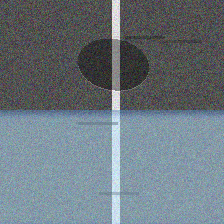
#> input picture services/evaluation/test_data/media_quality/mq-ambiguous-blend.png, 224 x 224 px
$ python -i embeddings.py   (imports and definitions only)
#> lines starting #> are read from the running program, lines starting #| are printed output that depends on the picture
"""Provider-agnostic embedding layer with a deterministic offline fallback.

Civitas never hard-codes a model provider. `TextEmbedder` / `ImageEmbedder`
are protocols; the shipped fallback (`HashNgramEmbedder`) is deterministic,
dependency-free and works offline so the engine is fully testable. Production
deployments plug in their own embedding service (e.g. sentence-transformers
or CLIP) via `ProviderEmbedder`.
"""

from __future__ import annotations

import math
import re
from collections import Counter
from collections.abc import Callable
from typing import Any, Protocol

from pydantic import BaseModel, Field

_TEXT_DIM = 512
_NGRAM_MIN = 2
_NGRAM_MAX = 3


class TextEmbedder(Protocol):
    def embed(self, text: str) -> list[float]: ...


class ImageEmbedder(Protocol):
    def embed(self, image_bytes: bytes) -> list[float]: ...


class EmbeddingProvider(Protocol):
    def embed_text(self, text: str) -> list[float]: ...
    def embed_image(self, image_bytes: bytes) -> list[float]: ...


# [33 lines left out: functions cosine_similarity, _stable_hash, _terms, not called in this run]


class HashNgramEmbedder:
    """Deterministic hashing TF embedding; no external dependencies."""

    def __init__(self, dimension: int = _TEXT_DIM) -> None:
        self.dimension = dimension

    # [11 lines left out: function embed, not called in this run]

    def embed_terms(self, terms: list[str]) -> list[float]:
        return self.embed(" ".join(terms))


class ProviderEmbedder:
    """Wraps an externally supplied embedding callable."""

    def __init__(self, embed_text: Callable[[str], list[float]], embed_image: Callable[[bytes], list[float]] | None = None) -> None:
        self._embed_text = embed_text
        self._embed_image = embed_image

    def embed_text(self, text: str) -> list[float]:
        return self._embed_text(text)

    # [4 lines left out: function embed_image, not called in this run]


# ---------------------------------------------------------------------------
# Phase 4: real image embeddings + per-report embedding sets.
# ---------------------------------------------------------------------------

# [10 lines that did not run here, left out]


# [17 lines that did not run here, left out]


# [107 lines that did not run here, left out]


_VISION_FEATURE_ORDER: tuple[str, ...] = (
    "laplacian_variance", "edge_density", "vertical_edge_ratio", "flow_edge_ratio",
    "flow_blue_ratio", "band_dark_ratio", "luminance_mean", "luminance_std",
    "saturation_mean", "saturation_std", "hue_variance", "blue_dominance",
    "green_dominance", "blue_smooth_share", "color_scatter", "bright_peak_mean",
    "bright_upper_share", "dark_lowtexture_share", "contrast_ratio",
)

# Feature-wise scale constants for the classical CV measurements, estimated as
# population standard deviations over the civitas synthetic benchmark set
# (5 incident categories x 8 seeds, 40 images). Without standardization the
# cosine between any two images is dominated by the highest-magnitude
# measurements (hue_variance ~1e3-1e4, color_scatter ~1e2) and visually
# different incidents score ~1.0. Known limitation: constants are fitted to
# the benchmark generation family, not to real-world photos.
_CLASSICAL_FEATURE_SCALES: dict[str, float] = {
    "laplacian_variance": 0.0027,
    "edge_density": 0.0347,
    "vertical_edge_ratio": 0.1008,
    "flow_edge_ratio": 0.1355,
    "flow_blue_ratio": 0.0159,
    "band_dark_ratio": 0.0136,
    "luminance_mean": 0.0757,
    "luminance_std": 0.0200,
    "saturation_mean": 0.0598,
    "saturation_std": 0.0436,
    "hue_variance": 2175.8325,
    "blue_dominance": 0.0609,
    "green_dominance": 0.0217,
    "blue_smooth_share": 0.2045,
    "color_scatter": 117.5489,
    "bright_peak_mean": 0.0672,
    "bright_upper_share": 0.2286,
    "dark_lowtexture_share": 0.2982,
    "contrast_ratio": 0.0535,
}


# [39 lines that did not run here, left out]

>>> import cv2
>>> picture = cv2.imread('../../../../services/evaluation/test_data/media_quality/mq-ambiguous-blend.png', cv2.IMREAD_GRAYSCALE)
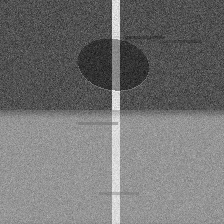
#> picture: shape (224, 224); min 20, max 247, mean 115.5
#> (the run stopped early here; a loop or call above may not have finished)

$ run again, on services/evaluation/test_data/media_quality/mq-valid-garbage.png
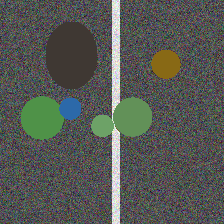
#> input picture services/evaluation/test_data/media_quality/mq-valid-garbage.png, 224 x 224 px
#> `picture = cv2.imread('../../../../services/evaluation/test_data/media_..`:
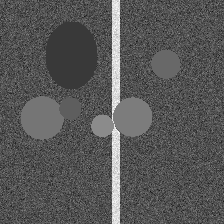
#> picture: shape (224, 224); min 10, max 255, mean 86.8

$ run again, on services/evaluation/test_data/media_quality/mq-valid-pothole.png
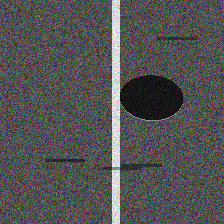
#> input picture services/evaluation/test_data/media_quality/mq-valid-pothole.png, 224 x 224 px
#> `picture = cv2.imread('../../../../services/evaluation/test_data/media_..`:
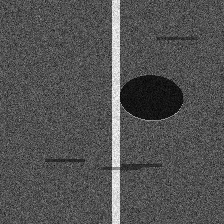
#> picture: shape (224, 224); min 1, max 255, mean 82.5
